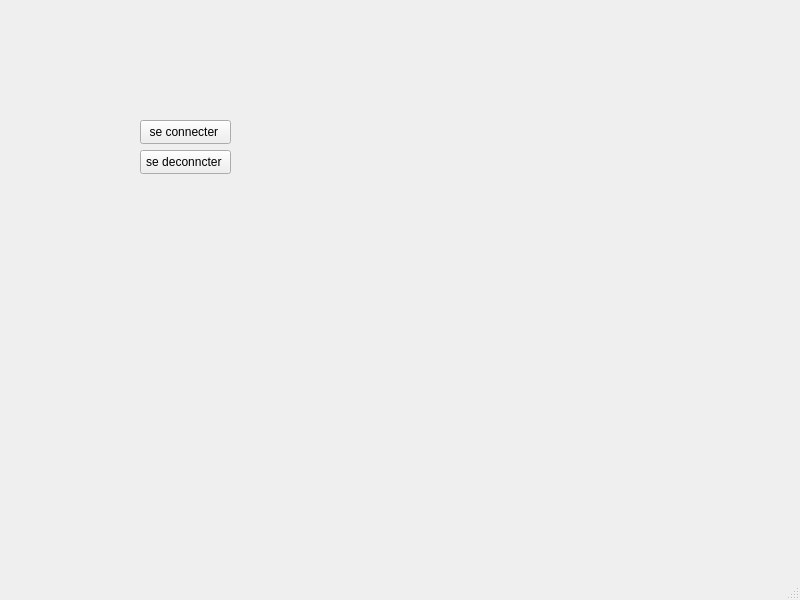
<?xml version="1.0" encoding="UTF-8"?>
<ui version="4.0">
 <class>MainWindow</class>
 <widget class="QMainWindow" name="MainWindow">
  <property name="geometry">
   <rect>
    <x>0</x>
    <y>0</y>
    <width>800</width>
    <height>600</height>
   </rect>
  </property>
  <property name="windowTitle">
   <string>MainWindow</string>
  </property>
  <widget class="QWidget" name="centralwidget">
   <widget class="QPushButton" name="btnSeConnecter">
    <property name="geometry">
     <rect>
      <x>140</x>
      <y>120</y>
      <width>91</width>
      <height>24</height>
     </rect>
    </property>
    <property name="text">
     <string>se connecter </string>
    </property>
   </widget>
   <widget class="QPushButton" name="btnSeDeconnecter">
    <property name="geometry">
     <rect>
      <x>140</x>
      <y>150</y>
      <width>91</width>
      <height>24</height>
     </rect>
    </property>
    <property name="text">
     <string>se deconncter </string>
    </property>
   </widget>
  </widget>
  <widget class="QMenuBar" name="menubar">
   <property name="geometry">
    <rect>
     <x>0</x>
     <y>0</y>
     <width>800</width>
     <height>22</height>
    </rect>
   </property>
  </widget>
  <widget class="QStatusBar" name="statusbar"/>
 </widget>
 <resources/>
 <connections/>
</ui>
